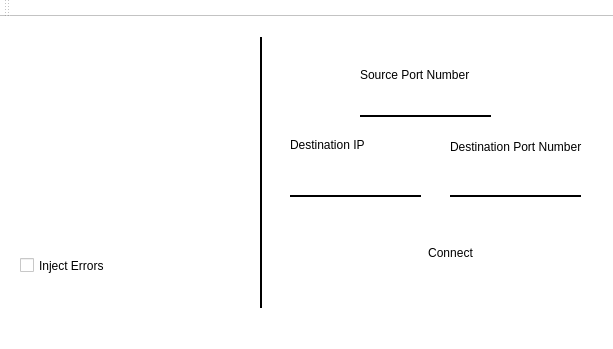
<?xml version="1.0" encoding="UTF-8"?>
<ui version="4.0">
 <class>UDPFileTransferWindow</class>
 <widget class="QMainWindow" name="UDPFileTransferWindow">
  <property name="geometry">
   <rect>
    <x>0</x>
    <y>0</y>
    <width>613</width>
    <height>349</height>
   </rect>
  </property>
  <property name="windowTitle">
   <string>UDPFileTransferWindow</string>
  </property>
  <property name="styleSheet">
   <string notr="true">background-color:white;
background-image:none;</string>
  </property>
  <widget class="QWidget" name="centralWidget">
   <property name="styleSheet">
    <string notr="true"/>
   </property>
   <widget class="QLineEdit" name="srcPNLE">
    <property name="geometry">
     <rect>
      <x>360</x>
      <y>80</y>
      <width>131</width>
      <height>20</height>
     </rect>
    </property>
    <property name="styleSheet">
     <string notr="true">border : none;
border-bottom :2px solid black;
font: 75 8pt &quot;Tahoma&quot;;
</string>
    </property>
   </widget>
   <widget class="QLineEdit" name="dstIPLE">
    <property name="geometry">
     <rect>
      <x>290</x>
      <y>160</y>
      <width>131</width>
      <height>20</height>
     </rect>
    </property>
    <property name="styleSheet">
     <string notr="true">border : none;
border-bottom : 2px solid black;
font: 75 8pt &quot;Tahoma&quot;;
</string>
    </property>
    <property name="text">
     <string/>
    </property>
   </widget>
   <widget class="QLineEdit" name="dstPNLE">
    <property name="geometry">
     <rect>
      <x>450</x>
      <y>160</y>
      <width>131</width>
      <height>20</height>
     </rect>
    </property>
    <property name="styleSheet">
     <string notr="true">border : none;
border-bottom : 2px solid black;
font: 75 8pt &quot;Tahoma&quot;;
</string>
    </property>
   </widget>
   <widget class="QLabel" name="srcPNLbl">
    <property name="geometry">
     <rect>
      <x>360</x>
      <y>50</y>
      <width>151</width>
      <height>16</height>
     </rect>
    </property>
    <property name="styleSheet">
     <string notr="true">font: 75 8pt &quot;Tahoma&quot;;
</string>
    </property>
    <property name="text">
     <string>Source Port Number</string>
    </property>
   </widget>
   <widget class="QLabel" name="dstIPLbl">
    <property name="geometry">
     <rect>
      <x>290</x>
      <y>120</y>
      <width>81</width>
      <height>16</height>
     </rect>
    </property>
    <property name="styleSheet">
     <string notr="true">font: 75 8pt &quot;Tahoma&quot;;
</string>
    </property>
    <property name="text">
     <string>Destination IP</string>
    </property>
   </widget>
   <widget class="QLabel" name="dstPNLbl">
    <property name="geometry">
     <rect>
      <x>450</x>
      <y>120</y>
      <width>151</width>
      <height>20</height>
     </rect>
    </property>
    <property name="styleSheet">
     <string notr="true">font: 75 8pt &quot;Tahoma&quot;;
</string>
    </property>
    <property name="text">
     <string>Destination Port Number</string>
    </property>
   </widget>
   <widget class="QPushButton" name="connectPB">
    <property name="geometry">
     <rect>
      <x>380</x>
      <y>190</y>
      <width>131</width>
      <height>91</height>
     </rect>
    </property>
    <property name="styleSheet">
     <string notr="true">font: 75 10pt &quot;Tahoma&quot;;
</string>
    </property>
    <property name="text">
     <string>   Connect</string>
    </property>
    <property name="icon">
     <iconset resource="images/designicons.qrc">
      <normaloff>:/icons/signal.png</normaloff>:/icons/signal.png</iconset>
    </property>
    <property name="iconSize">
     <size>
      <width>32</width>
      <height>32</height>
     </size>
    </property>
    <property name="autoDefault">
     <bool>false</bool>
    </property>
    <property name="default">
     <bool>false</bool>
    </property>
    <property name="flat">
     <bool>true</bool>
    </property>
   </widget>
   <widget class="QPushButton" name="sendFilePB">
    <property name="geometry">
     <rect>
      <x>70</x>
      <y>40</y>
      <width>75</width>
      <height>81</height>
     </rect>
    </property>
    <property name="styleSheet">
     <string notr="true"/>
    </property>
    <property name="text">
     <string/>
    </property>
    <property name="icon">
     <iconset resource="images/designicons.qrc">
      <normaloff>:/icons/file64.png</normaloff>:/icons/file64.png</iconset>
    </property>
    <property name="iconSize">
     <size>
      <width>64</width>
      <height>64</height>
     </size>
    </property>
    <property name="autoRepeatDelay">
     <number>298</number>
    </property>
    <property name="autoRepeatInterval">
     <number>99</number>
    </property>
    <property name="autoDefault">
     <bool>false</bool>
    </property>
    <property name="default">
     <bool>false</bool>
    </property>
    <property name="flat">
     <bool>true</bool>
    </property>
   </widget>
   <widget class="QCheckBox" name="injectErrorsCB">
    <property name="geometry">
     <rect>
      <x>20</x>
      <y>240</y>
      <width>91</width>
      <height>17</height>
     </rect>
    </property>
    <property name="text">
     <string>Inject Errors</string>
    </property>
   </widget>
   <widget class="QLabel" name="seperatorLbl">
    <property name="geometry">
     <rect>
      <x>260</x>
      <y>20</y>
      <width>20</width>
      <height>271</height>
     </rect>
    </property>
    <property name="styleSheet">
     <string notr="true">border-left:2px solid black;</string>
    </property>
    <property name="text">
     <string/>
    </property>
   </widget>
   <widget class="QLabel" name="loadingLbl">
    <property name="geometry">
     <rect>
      <x>30</x>
      <y>150</y>
      <width>151</width>
      <height>61</height>
     </rect>
    </property>
    <property name="text">
     <string/>
    </property>
    <property name="scaledContents">
     <bool>false</bool>
    </property>
   </widget>
  </widget>
  <widget class="QMenuBar" name="menuBar">
   <property name="geometry">
    <rect>
     <x>0</x>
     <y>0</y>
     <width>613</width>
     <height>21</height>
    </rect>
   </property>
  </widget>
  <widget class="QToolBar" name="mainToolBar">
   <attribute name="toolBarArea">
    <enum>TopToolBarArea</enum>
   </attribute>
   <attribute name="toolBarBreak">
    <bool>false</bool>
   </attribute>
  </widget>
  <widget class="QStatusBar" name="statusBar"/>
 </widget>
 <layoutdefault spacing="6" margin="11"/>
 <resources>
  <include location="images/designicons.qrc"/>
 </resources>
 <connections/>
</ui>
